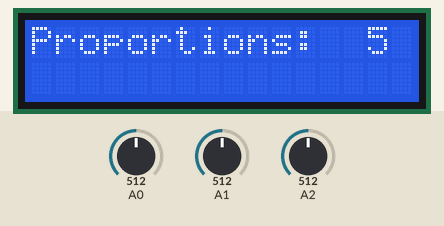
A sketch run on a simulated Arduino Uno, built with avr-gcc and run on an emulated ATmega328P. Shown: 16×2 character LCD. The inputs (shaded band) are chosen by the test bench; at power-on: A0 = 512, A1 = 512, A2 = 512. What the sketch prints to the serial monitor is not drawn.

Above: at 1.2 s.
1.3 s: A0 set to 551
2.8 s: A0 set to 581
At 3.6 s:
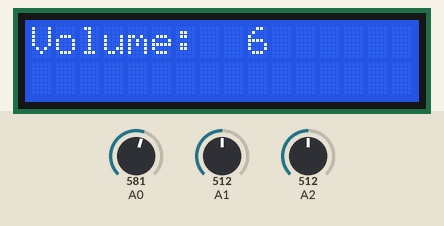
4.3 s: A1 set to 557
7.3 s: A1 set to 583
At 7.7 s:
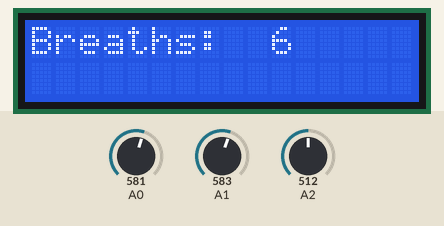
8.9 s: A2 set to 551
10.4 s: A2 set to 575
At 11.2 s:
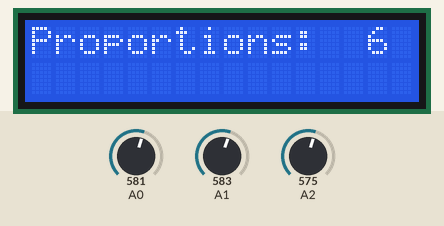
Timing chart, 0 to 12.9 s (numbered marks = the images above; inputs shaded):
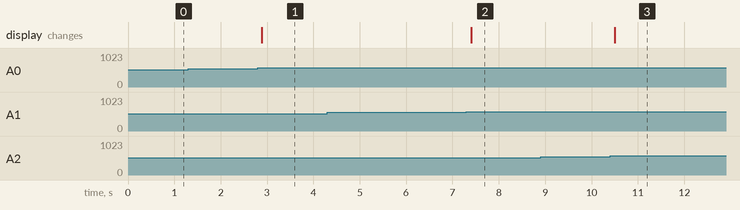

The sketch:

main.ino
```cpp
/*
 * This is the main Programm of the Ventilator
 */
#include <Arduino.h>
#include "potentiometer.h"
#include <LiquidCrystal_I2C.h> // By Frank The Brabaner

/* defines for the ventilator
   fill in your spezific parameters here
 */
#define DEBUG true
// Ranges for the Parameters
#define RANGE_VOLUME 10
#define RANGE_BREATHS 10
#define RANGE_PROPORTION 10
// LCD defines
#define LCD_ADRESS 0x27
#define LCD_COLUMNS 16
#define LCD_ROWS 2

// konstruktors for the parts
potentiometer poti1(A0,RANGE_VOLUME); // poti(pin, range);
potentiometer poti2(A1,RANGE_BREATHS);
potentiometer poti3(A2,RANGE_PROPORTION);
LiquidCrystal_I2C display(LCD_ADRESS, LCD_COLUMNS, LCD_ROWS);
// Variables for the Program sequence

// Funtions for programm sequence
void showVolume(uint8_t value);
void showBreaths(uint8_t value);
void showProportions(uint8_t value);

void setup() {
	display.init();
	display.backlight();
	Serial.begin(9600);
}

void loop() {
	// variables for the parameters
	static uint8_t volume;
	static uint8_t breath;
	static int8_t proportions;

	volume = poti1.getValue(volume);
	breath = poti2.getValue(breath);
	proportions = poti3.getValue(proportions);

	if(poti1.isTurned()) {
		showVolume(volume);
	}
	if(poti2.isTurned()) {
		showBreaths(breath);
	}
	if(poti3.isTurned()) {
		showProportions(proportions);
	}
}

void showVolume(uint8_t value){
	display.clear();
	display.setCursor(0, 0); // setCourser(column, row);
	display.print("Volume: ");
	display.setCursor(9, 0);
	display.print(value);
}
void showBreaths(uint8_t value){
	display.clear();
	display.setCursor(0, 0);
	display.print("Breaths: ");
	display.setCursor(10, 0);
	display.print(value);
}
void showProportions(uint8_t value){
	display.clear();
	display.setCursor(0, 0);
	display.print("Proportions: ");
	display.setCursor(14, 0);
	display.print(value);
}
```

potentiometer.cpp
```cpp
/*
 * Funtions for the Potentiometers
 */

#include "potentiometer.h"

potentiometer::potentiometer(uint8_t potiPin, uint8_t gradiations){
	pinMode(potiPin, INPUT);
	this->gradiations = gradiations;
	this->potiPin = potiPin;
}
uint8_t potentiometer::getValue(uint8_t prevValue){
	this->prevValue = prevValue;
	this->value = map(analogRead(potiPin), 5, 1020, 1, gradiations);
	// only from 5 to 1020 because the risk of bit jitter in the upper and lower range Part
	return value;
}
bool potentiometer::isTurned(){
	Serial.print("potentiometer ");
	Serial.print(potiPin);
	Serial.print(": ");
	Serial.println(value);
	if(value != prevValue) return true;
	else return false;
}
```

potentiometer.h
```cpp
/*
 * Header for the Potentiometer-Functions
 */
#include <Arduino.h>
#ifndef POTENTIOMETER_H
#define POTENTIOMETER_H

class potentiometer {
/*
 * private Variables and Functions (only for use in the class)
 */
private:
uint8_t gradiations;
uint8_t potiPin;
uint8_t value;
uint8_t prevValue;
/*
 * public Variables and Functions (for use outside the class)
 */
public:
potentiometer(uint8_t potiPin, uint8_t gradiations);
void check(uint8_t prevValue);
uint8_t getValue(uint8_t prevValue);
bool isTurned();
bool valueChanged();
};
#endif
```

Measured:
- the behaviour switches between 568 and 569 on A0 (found by bisection; images 0 and 1)
- the behaviour switches between 568 and 569 on A1 (found by bisection; images 1 and 2)
- the behaviour switches between 568 and 569 on A2 (found by bisection; images 2 and 3)
- after the input at 1.3 s, every drawn part: stays the same
- after the input at 2.8 s, the display: changes after 0.08 s (image 1)
- after the input at 4.3 s, every drawn part: stays the same
- after the input at 7.3 s, the display: changes after 0.10 s (image 2)
- after the input at 8.9 s, every drawn part: stays the same
- after the input at 10.4 s, the display: changes after 0.10 s (image 3)
